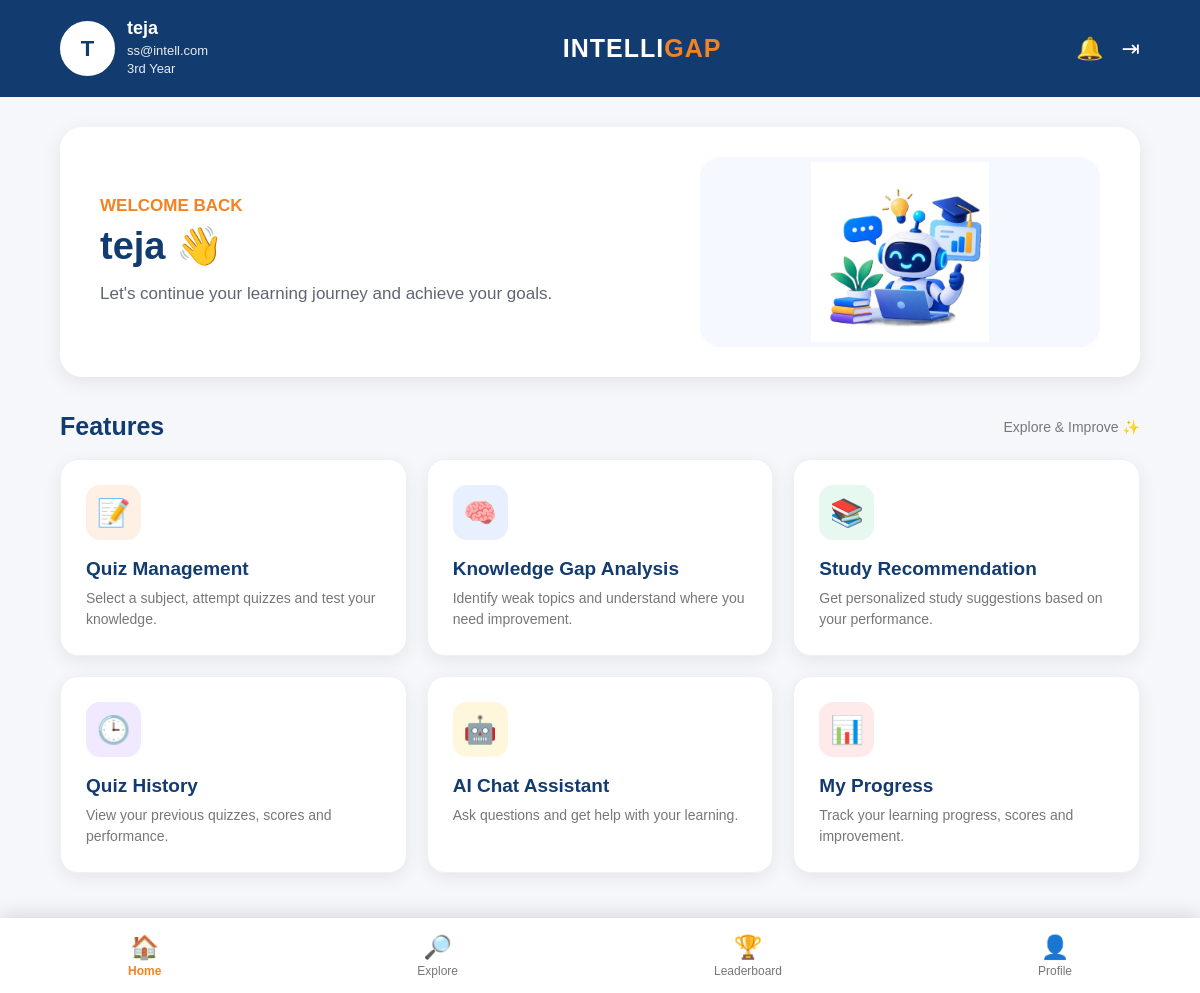
The page /dashboard/ (signed in) on the database its author committed.
### accounts/models.py (models this page shows, shortened)
class Student(models.Model):
    name = models.CharField(max_length=100)
    email = models.EmailField(unique=True)
    phone = models.CharField(
        max_length=15,
        unique=True,
        null=True,
        blank=True
    )
    password = models.CharField(max_length=128)
    year = models.CharField(
        max_length=20,
        null=True,
        blank=True
    )

### accounts/views/student_views.py (the view)
def dashboard(request):
    student_id = request.session.get("student_id")
    if not student_id:
        return redirect("/login/")
    try:
        student = Student.objects.get(id=student_id)
    except Student.DoesNotExist:
        request.session.flush()
        return redirect("/login/")
    results = QuizResult.objects.filter(
        student=student
    ).order_by("-id")
    latest = results.first()
    total_quizzes = results.count()
    overall_score = 0
    if total_quizzes > 0:
        total_score = sum(result.score for result in results)
        total_questions = sum(result.total_questions for result in results)
        if total_questions > 0:
            overall_score = round(
                (total_score / total_questions) * 100
            )
    wrong_answers = WrongAnswer.objects.filter(
        student=student
    )
    weak_counter = Counter(
        wrong_answers.values_list("topic", flat=True)
    )
    weak_topics = [
        topic
        for topic, count in weak_counter.most_common(5)
    ]
    attempted_question_ids = set()
    for result in results:
        pass
    student_wrong_questions = set(
        wrong_answers.values_list(
            "question_id",
            flat=True
        )
    )
    all_student_questions = set(
        QuizResult.objects.filter(
            student=student
        ).values_list(
            "id",
            flat=True
        )
    )
    strong_topics = []
    if total_quizzes > 0:
        attempted_topics = Counter()
        for result in results:
            questions = Question.objects.filter(
                subject=result.subject
            )
            for question in questions:
                attempted_topics[question.topic] += 1
        for topic in attempted_topics.keys():
            wrong_count = weak_counter.get(topic, 0)
            if wrong_count == 0:
                strong_topics.append(topic)
    return render(
        request,
        "accounts/dashboard.html",
        {
            "student": student,
            "latest": latest,
            "total_quizzes": total_quizzes,
            "overall_score": overall_score,
            "weak_topics": weak_topics,
            "strong_topics": strong_topics[:5],
        }
    )

### accounts/templates/accounts/dashboard.html (shortened to what this page needs)
<!DOCTYPE html>
<html lang="en">
<head>
</head>
<body>
    <header class="header">
        <div class="profile">
            <div class="profile-icon">
                {% if student.name %}
                    {{ student.name|first|upper }}
                {% else %}
                    S
                {% endif %}
            </div>
            <div class="student-details">
                <h3>{{ student.name }}</h3>
                <p>{{ student.email }}</p>
                {% if student.year %}
                    <p>{{ student.year }}</p>
                {% endif %}
            </div>
        </div>
        <div class="logo">
            <h1>INTELLI<span>GAP</span></h1>
        </div>
        <div class="header-actions">
            <a href="#" title="Notifications">🔔</a>
            <a href="/login/" title="Logout">⇥</a>
        </div>
    </header>
    <main class="container">
        <div class="welcome">
            <div class="welcome-text">
                <small>WELCOME BACK</small>
                <h1>{{ student.name }} 👋</h1>
                <p>
                    Let's continue your learning journey
                    and achieve your goals.
                </p>
            </div>
            <div class="welcome-illustration">
                <img
                    src="/static/images/ai-dashboard.jpeg"
                    alt="AI Learning Assistant"
                >
            </div>
        </div>
        <div class="title">
            <h2>Features</h2>
            <p>Explore &amp; Improve ✨</p>
        </div>
        <section class="modules">
            <a href="/subjects/" class="module">
                <div class="module-icon orange">
                    📝
                </div>
                <h3>Quiz Management</h3>
                <p>
                    Select a subject, attempt quizzes
                    and test your knowledge.
                </p>
            </a>
            <a href="{% url 'knowledge_gap' %}" class="module">
                <div class="module-icon blue">
                    🧠
                </div>
                <h3>Knowledge Gap Analysis</h3>
                <p>
                    Identify weak topics and understand
                    where you need improvement.
                </p>
            </a>
            <a href="{% url 'recommendation' %}" class="module">
                <div class="module-icon green">
                    📚
                </div>
                <h3>Study Recommendation</h3>
                <p>
                    Get personalized study suggestions
                    based on your performance.
                </p>
            </a>
            <a href="{% url 'quiz_history' %}" class="module">
                <div class="module-icon purple">
                    🕒
                </div>
                <h3>Quiz History</h3>
                <p>
                    View your previous quizzes,
                    scores and performance.
                </p>
            </a>
            <a href="{% url 'chat' %}" class="module">
                <div class="module-icon yellow">
                    🤖
                </div>
                <h3>AI Chat Assistant</h3>
                <p>
                    Ask questions and get help with
                    your learning.
                </p>
            </a>
            <a href="{% url 'progress_analysis' %}" class="module">
                <div class="module-icon red">
                    📊
                </div>
                <h3>My Progress</h3>
                <p>
                    Track your learning progress,
                    scores and improvement.
                </p>
            </a>
        </section>
    </main>
    <nav class="bottom-nav">
        <a href="{% url 'dashboard' %}" class="nav-item active">
            <span>🏠</span>
            Home
        </a>
        <a href="/subjects/" class="nav-item">
            <span>🔎</span>
            Explore
        </a>
        <a href="#" class="nav-item">
            <span>🏆</span>
            Leaderboard
        </a>
        <a href="#" class="nav-item">
            <span>👤</span>
            Profile
        </a>
    </nav>
</body>
</html>

### accounts/templates/accounts/dashboard.html (style rules this page uses)
* { box-sizing: border-box; margin: 0; padding: 0; font-family: Arial, sans-serif; }
body { background: #f5f7fb; color: #123b70; padding-bottom: 90px; }
.header { background: #123b70; color: white; padding: 18px 5%; display: flex; align-items: center; justify-content: space-between; }
.profile { display: flex; align-items: center; gap: 12px; }
.profile-icon { width: 55px; height: 55px; border-radius: 50%; background: white; color: #123b70; display: flex; align-items: center; justify-content: center; font-size: 22px; font-weight: bold; border: 3px solid white; }
.student-details { color: white; }
.student-details h3 { font-size: 18px; margin-bottom: 4px; }
.student-details p { font-size: 13px; margin: 3px 0; opacity: 0.9; }
.logo { text-align: center; }
.logo h1 { font-size: 25px; letter-spacing: 1px; }
.logo span { color: #f58220; }
.header-actions { display: flex; gap: 18px; align-items: center; }
.header-actions a { color: white; text-decoration: none; font-size: 22px; }
.container { width: 90%; max-width: 1250px; margin: 30px auto; }
.welcome { background: white; border-radius: 22px; padding: 30px 40px; min-height: 230px; display: flex; align-items: center; justify-content: space-between; box-shadow: 0 5px 20px rgba(0,0,0,0.08); margin-bottom: 35px; overflow: hidden; }
.welcome-text { width: 55%; }
.welcome small { color: #f58220; font-size: 17px; font-weight: bold; }
.welcome h1 { color: #123b70; font-size: 38px; margin: 8px 0 12px; }
.welcome p { color: #5f6673; font-size: 17px; line-height: 1.6; }
.welcome-illustration { width: 40%; height: 190px; background: #f5f8ff; border-radius: 20px; position: relative; display: flex; align-items: center; justify-content: center; }
.welcome-illustration img { width: 100%; height: 95%; object-fit: contain; }
.title { display: flex; justify-content: space-between; align-items: center; margin-bottom: 18px; }
.title h2 { color: #123b70; font-size: 25px; }
.title p { color: #777; font-size: 14px; }
.modules { display: grid; grid-template-columns: repeat(3, 1fr); gap: 20px; }
.module { display: block; background: white; border-radius: 18px; padding: 25px; min-height: 190px; box-shadow: 0 5px 18px rgba(0,0,0,0.07); text-decoration: none; color: inherit; transition: 0.2s; border: 1px solid #edf0f5; }
.module-icon { width: 55px; height: 55px; border-radius: 14px; display: flex; align-items: center; justify-content: center; font-size: 27px; margin-bottom: 18px; }
.orange { background: #fff0e5; }
.blue { background: #e8f0ff; }
.green { background: #e7f8f0; }
.purple { background: #f0e9ff; }
.yellow { background: #fff7db; }
.red { background: #ffeaea; }
.module h3 { color: #123b70; font-size: 19px; margin-bottom: 8px; }
.module p { color: #777; font-size: 14px; line-height: 1.5; }
.bottom-nav { position: fixed; bottom: 0; left: 0; right: 0; height: 75px; background: white; display: flex; justify-content: space-around; align-items: center; box-shadow: 0 -4px 18px rgba(0,0,0,0.12); z-index: 100; }
.nav-item { text-decoration: none; color: #777; text-align: center; font-size: 12px; }
.nav-item span { display: block; font-size: 23px; margin-bottom: 3px; }
.nav-item.active { color: #f58220; font-weight: bold; }

### rows shown on the page
Student: name|first "T", name "teja", email "ss@intell.com", year "3rd Year"
